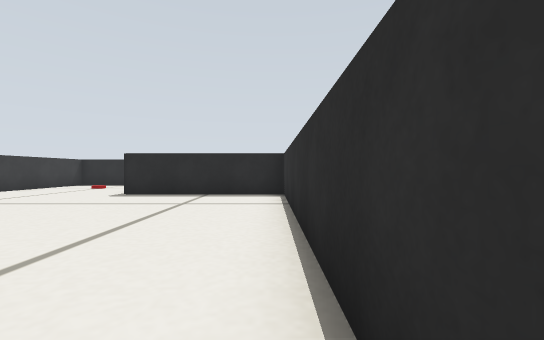
View 1 (above)

16 first-person views from a walk through a Gazebo world. The camera is 0.15 m above the floor, looks level and sees 90° across. The floor is counted in squares, 0.2 m on a side. Each view is taken from the middle of a square. On the plan, view 1 faces up. The plan holds only what a view shows up to about 10 squares ahead; the rest is blank.

View 2
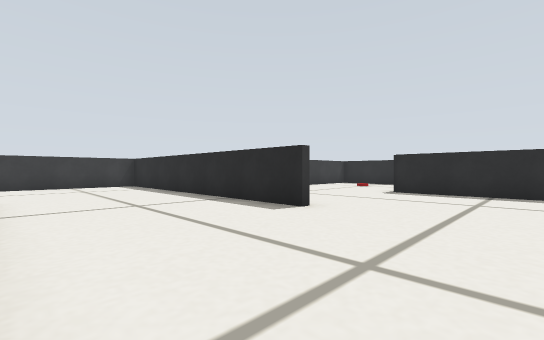

View 3
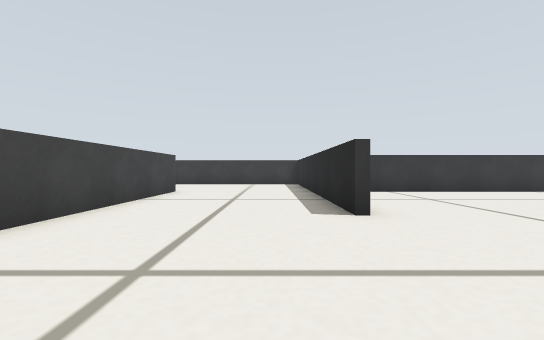

View 4
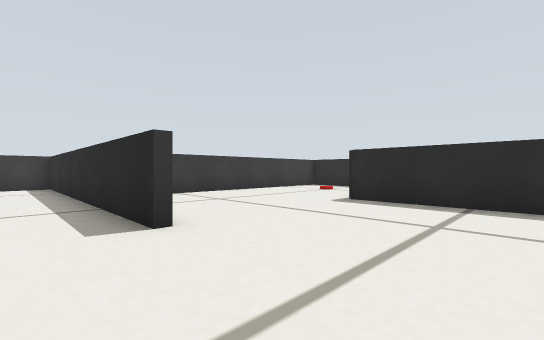

View 5
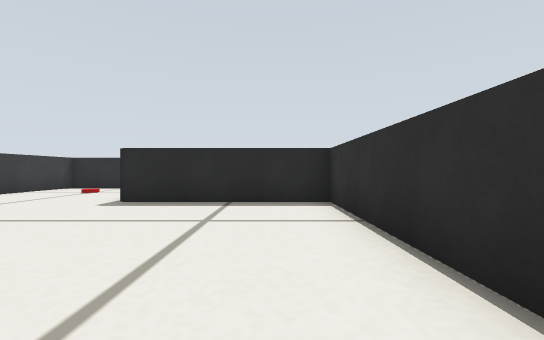

View 6
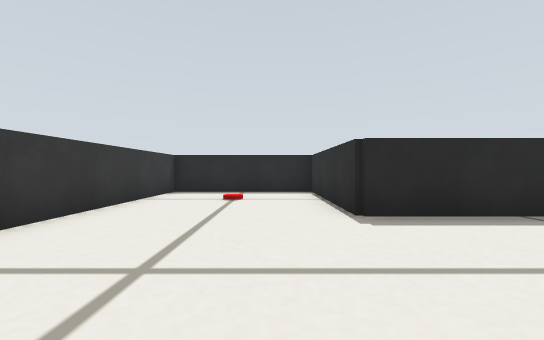

View 7
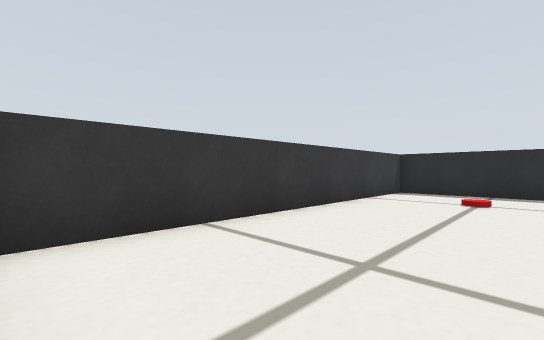

View 8
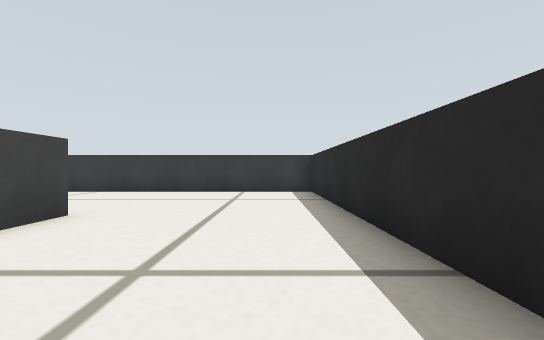

View 9
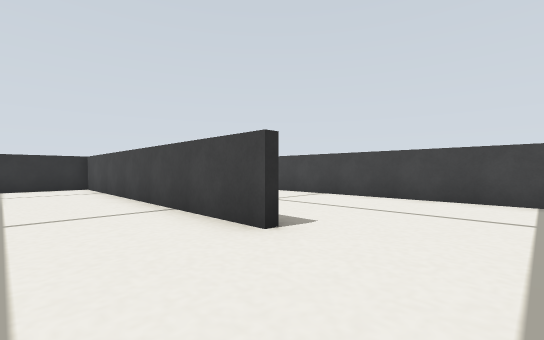

View 10
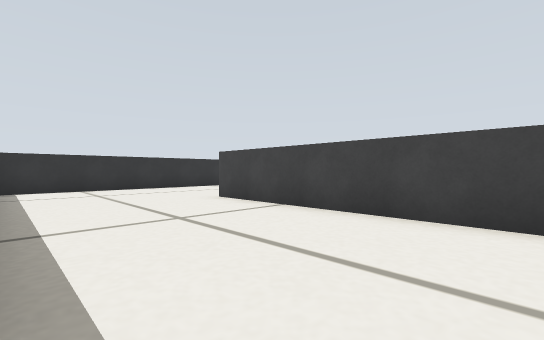

View 11
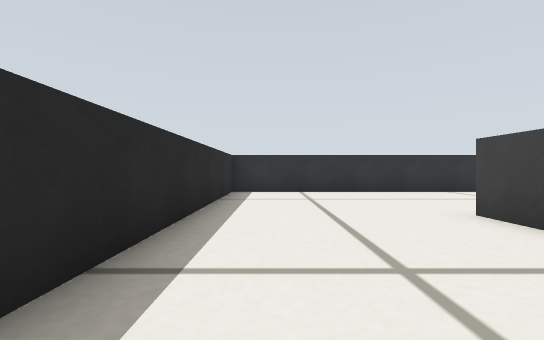

View 12
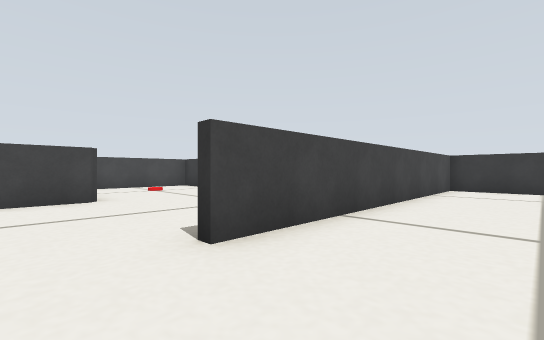

View 13
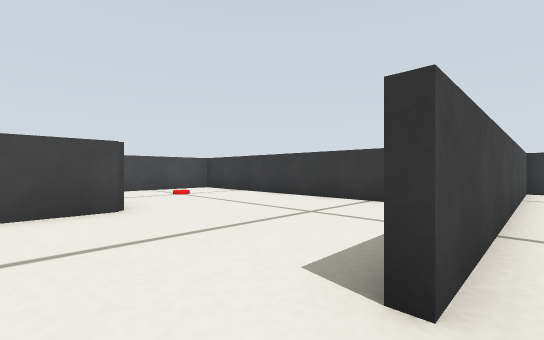

View 14
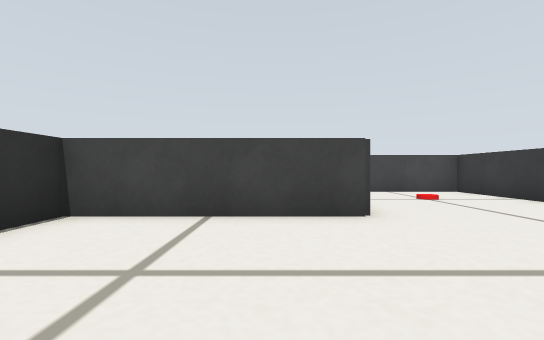

View 15
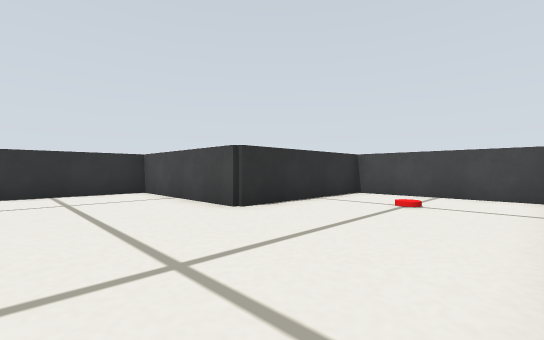

View 16
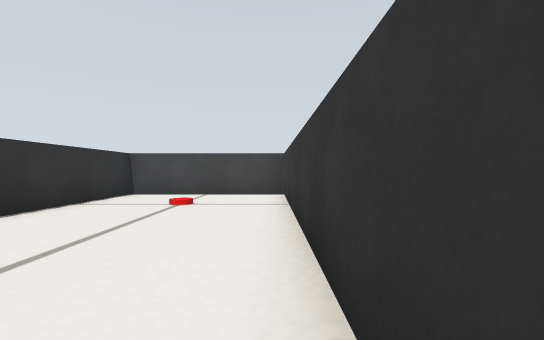

### Floor plan
Ten units are one square. View 1 is at (0, 0); x grows to the right and y downward. Boxes are objects, and circles mark ways between rooms. Rooms are numbered by the first view taken in them; rooms with no view inside come last. Other rooms are left out.
<svg viewBox="-149 -139 158 308">
<path fill="none" stroke="#000" d="M-95 14 -2 14M-44 -34 -144 -34 -144 15M4 9 4 -35M4 -35 4 -84 -46 -84 -46 -134 -94 -134 -94 -40M-144 15 -144 64 -45 64M4 75 4 16 -76 16M-94 84 -94 164 -46 164 -46 114 4 114 4 75"/>
<circle cx="-20" cy="-30" r="3" fill="#2a7"/>
<circle cx="-120" cy="20" r="3" fill="#2a7"/>
<circle cx="-20" cy="70" r="3" fill="#2a7"/>
<text x="-70" y="-10">1</text>
<text x="-50" y="-80">2</text>
<text x="-70" y="40">3</text>
<text x="-50" y="110">4</text>
</svg>
Room 1 opens to room 2. Room 1 opens to room 3. Room 3 opens to room 4.

Where each view was taken, in squares from view 1:
view 1: 0 up, 0 right, facing up
view 2: 1 down, 1 left, facing up-left
view 3: 2 up, 0 right, facing left
view 4: 2 up, 1 left, facing up-left
view 5: 2 up, 1 left, facing up
view 6: 4 up, 6 left, facing up
view 7: 4 up, 6 left, facing up-left
view 8: 2 up, 5 left, facing left
view 9: 1 up, 12 left, facing down-right
view 10: 2 down, 11 left, facing down-right
view 11: 3 down, 9 left, facing right
view 12: 4 down, 3 left, facing down-left
view 13: 6 down, 3 left, facing down-left
view 14: 7 down, 3 left, facing down
view 15: 8 down, 9 left, facing down-right
view 16: 8 down, 9 left, facing down
